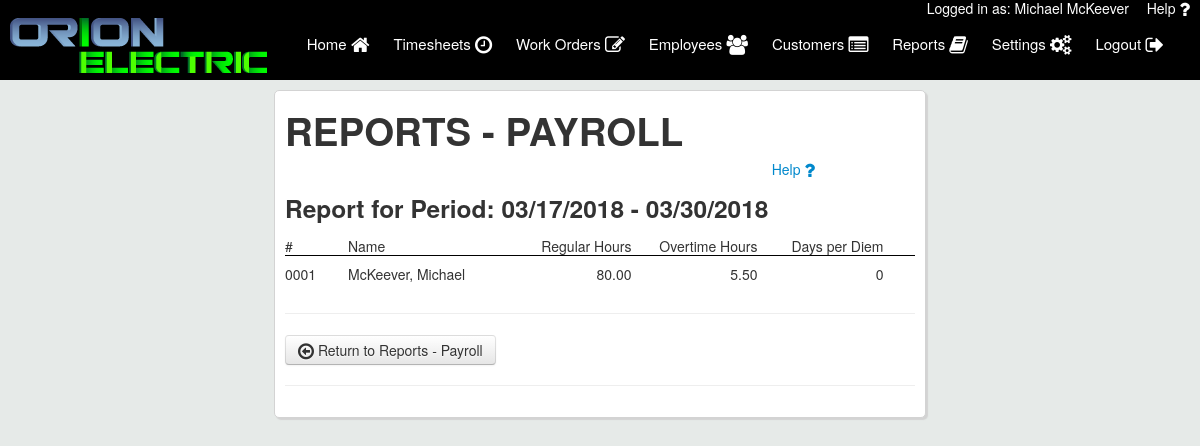
Page /payroll_detail.php?start=1521262800 (signed in) on the committed database.
### tables this page shows
CREATE TABLE `users` (
  `user_id` int(11) NOT NULL,
  `first_name` varchar(50) NOT NULL,
  `last_name` varchar(50) NOT NULL,
  `email` varchar(50) NOT NULL,
  `username` varchar(50) NOT NULL,
  `password` varchar(50) NOT NULL,
  `emp_num` int(11) NOT NULL,
  `is_tech` varchar(3) NOT NULL,
  `is_admin` varchar(3) NOT NULL,
  `user_phone` varchar(12) NOT NULL,
  `is_deleted` varchar(3) NOT NULL
);

CREATE TABLE `timesheets` (
  `emp_id` int(11) NOT NULL,
  `timesheet_id` int(11) NOT NULL,
  `week_start` date NOT NULL,
  `week_end` date NOT NULL,
  `authorization` text NOT NULL,
  `is_submitted` varchar(3) NOT NULL,
  `is_complete` varchar(3) NOT NULL,
  `per_diem` int(11) NOT NULL,
  `injury` varchar(3) NOT NULL
);

### includes/classes/Timesheet.php (called while the page is built, shortened)
<?php
class Timesheet {
  private $con;
  public function __construct($con){
	  $this->con = $con;
  }
  public function getHours($empId, $timesheetId){
    $total = 0.00;
    $query = mysqli_query($this->con, "SELECT * FROM timesheet_lines WHERE emp_id='$empId' AND timesheet_id='$timesheetId'");
    if (mysqli_num_rows($query) >0){
        while ($row = mysqli_fetch_array($query)){
          $arrival = strtotime($row['arrival']);
          $departure = strtotime($row['departure']);
          $total += ($departure - $arrival)/(60*60);
        }
    }
    return number_format($total, 2);
  }
}
?>

### payroll_detail.php (the view)
<?php
    include("includes/header.php");
    include("includes/form_handlers/payroll_handler.php");
?>
    <div class="main_column column">
    <h1>REPORTS - PAYROLL</h1>
    <a href="user_manual.pdf#page=35" target="_blank" style="float: right; padding: 0 100px;">Help <i class="fa fa-question fa-lg"></i></a><br>
    <div id="first">
        <h3>Report for Period: <?php echo $start . " - " . $end;?></h3>
        <?php echo $body;?>
    </div>
    <hr>
    <a href="reports_payroll.php">
		    <button type="button" class="btn btn-secondary">
		    <i class="fa fa-arrow-circle-o-left fa-lg"></i> Return to Reports - Payroll
		    </button>
		</a>
    <hr>
    </div>
</div>
</body>
</html>

### includes/header.php (shortened to what this page needs)
<?php
    require 'config/config.php';
	include("includes/classes/Timesheet.php");
    if (isset($_SESSION['username'])){
        $userLoggedIn = $_SESSION['username'];
		$user_details_query = mysqli_query($con,"SELECT * FROM users WHERE username='$userLoggedIn' AND is_deleted='no'");
		if(mysqli_num_rows($user_details_query)==1){
			$user = mysqli_fetch_array($user_details_query);
		}else{
			unset($_SESSION['username']);
			header("Location: login.php");
		}
    }
    else {
        header("Location: login.php");
    }
?>
<html>
<head>
	<link rel="stylesheet" type="text/css" href="//maxcdn.bootstrapcdn.com/font-awesome/4.3.0/css/font-awesome.min.css">
    <link rel="stylesheet" type="text/css" href="assets/css/bootstrap.css">
	<link rel="stylesheet" type="text/css" href="assets/css/style.css">
	<link rel="stylesheet" type="text/css" href="assets/css/jquery-ui.min.css">
</head>
<body>
	<div class="user_logged">
		Logged in as: <?php echo $user['first_name'] .' ' . $user['last_name'];?>&nbsp;&nbsp;
		<a href="user_manual.pdf" target="_blank" style="float: right; padding: 0 10px; color: #fff; ">Help <i class="fa fa-question fa-lg"></i></a>
	</div>
    <div class="top_bar">
		<div class="logo">
			<a href="index.php"><img src="assets/logos/orionelectric.png"></a>
		</div>
		<nav id="desktop">
			<ul>
			<a href="index.php">
				Home <i class="fa fa-home fa-lg"></i>
			</a>
			<a href="timesheets.php">
				Timesheets <i class="fa fa-clock-o fa-lg"></i>
            </a>
			<a href="workorders.php" id="workorder_nav" style="display: none;">
				Work Orders <i class="fa fa-pencil-square-o fa-lg"></i>
			</a>
			<a href="employees.php" id="emp_nav" style="display: none;">
				Employees <i class="fa fa-users fa-lg"></i>
			</a>
            <a href="customers.php" id="cust_nav" style="display: none;">
				Customers <i class="fa fa-list-alt fa-lg" ></i>
			</a>
            <a href="reports.php" id="rep_nav" style="display: none;">
				Reports <i class="fa fa-book fa-lg" ></i>
			</a>
			<a href="settings.php">
				Settings <i class="fa fa-cogs fa-lg"></i>
			</a>
			<a href="includes/handlers/logout.php">
				Logout <i class="fa fa-sign-out fa-lg"></i>
			</a>
		</ul>
		</nav>
	</div>
	<div class="wrapper">

### includes/form_handlers/payroll_handler.php (shortened to what this page needs)
<?php
$timesheet = new Timesheet($con);
if (isset($_GET['start'])){
    $strt = date("Y-m-d", $_GET['start']);
    $body = '<div class="payroll-grid">
    <div style="border-bottom: 1px solid black">#</div>
    <div style="border-bottom: 1px solid black">Name</div>
    <div style="border-bottom: 1px solid black" class="ln-curr">Regular Hours</div>
    <div style="border-bottom: 1px solid black" class="ln-curr">Overtime Hours</div>
    <div style="border-bottom: 1px solid black" class="ln-curr">Days per Diem</div>
    <div style="border-bottom: 1px solid black"></div>';
    $query = mysqli_query($con, "SELECT * FROM timesheets
    JOIN users
    ON timesheets.emp_id=users.user_id
     WHERE week_start='$strt'");
    if(mysqli_num_rows($query) > 0){
        $count = 0;
        while ($row = mysqli_fetch_array($query)){
            $empNum = sprintf("%04d",$row['emp_num']);
            $fName = $row['first_name'];
            $lName = $row['last_name'];
            $start = strtotime($row['week_start']);
            $start = date("m/d/Y", $start);
            $end = strtotime($row['week_end']);
            $end = date("m/d/Y", $end);
            $empId = $row['emp_id'];
            $timesheetId = $row['timesheet_id'];
            $hours = $timesheet->getHours($empId, $timesheetId);
            if ($hours > 80){
                $regHours = number_format(80,2);
                $otHours = number_format(($hours - 80),2);
            } else {
                $regHours = $hours;
                $otHours = number_format(0,2);
            }
            $perDiem = $row['per_diem'];
            if (($count%2) == 0){
                $body .='<div class="payroll-grid-item">'.$empNum.'</div>
                <div class="payroll-grid-item">'.$lName.", ".$fName. '</div>
                <div class="payroll-grid-item ln-curr"> '.$regHours .'</div>
                <div class="payroll-grid-item ln-curr">'.$otHours . '</div>
                <div class="payroll-grid-item ln-curr">'.$perDiem. '</div>
                <div class="payroll-grid-item"></div>';
            }
            $count++;
        }
        $body .="</div>";
    }
}
?>

### assets/css/style.css (style rules this page uses)
body { line-height: 17px; background-color: #e6eae8; }
.user_logged { width: 100%; background-color: black; color: #fff; text-align: right; position: fixed; height: 10px; z-index: 11; }
.top_bar { width: 100%; height: 70px; background-color: black; margin:10px 0 10px 0; display: inline-flex; position: fixed; z-index: 10; }
.logo img { margin-left: 10px; position: relative; top: 8px; z-index: 3; }
nav { float: right; right: 1px; position: absolute; margin: 25px; }
nav a { position: relative; color: #fff; text-decoration: none; font-size: 15px; padding: 25px 0; margin: -25px 10px; display: inline-block; height: 50px; }
.wrapper { margin: 0 auto; top: 90px; position: relative; padding: 0 10px; width: 75%; }
.column { background-color: #fff; padding: 10px; border: 1px solid #d3d3d3; border-radius: 5px; box-shadow: 2px 2px 1px #d3d3d3; z-index: -1; }
.main_column { margin: 0 auto; width: 70%; z-index: -1; min-height: 160px; }
.ln-curr { text-align: right; }
.payroll-grid { display: grid; grid-template-columns: 10% 25% 20% 20% 20% 5%; }
.payroll-grid-item { padding: 10px 0; }

### rows in the picture
users: first_name "Michael", last_name "McKeever"
timesheets: week_start "03/17/2018", week_end "03/30/2018", users.emp_num "0001", users.last_name "McKeever", users.first_name "Michael", regHours "80.00", otHours "5.50", per_diem "0"
